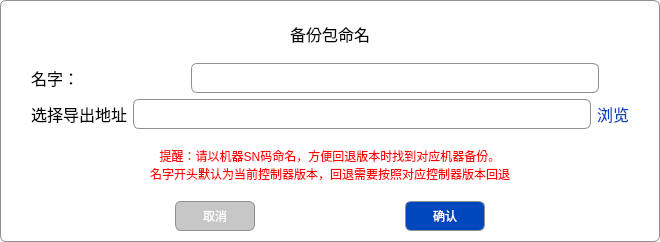
<?xml version="1.0" encoding="UTF-8"?>
<ui version="4.0">
 <class>WidgetV4SN</class>
 <widget class="QWidget" name="WidgetV4SN">
  <property name="geometry">
   <rect>
    <x>0</x>
    <y>0</y>
    <width>660</width>
    <height>242</height>
   </rect>
  </property>
  <property name="minimumSize">
   <size>
    <width>500</width>
    <height>200</height>
   </size>
  </property>
  <property name="windowTitle">
   <string>Form</string>
  </property>
  <property name="styleSheet">
   <string notr="true">QWidget{
  	border: 1px solid #8f8f91;
  	border-radius:6px;
	background-color: rgb(255, 255, 255);
}</string>
  </property>
  <layout class="QHBoxLayout" name="horizontalLayout_4">
   <item>
    <spacer name="horizontalSpacer_2">
     <property name="orientation">
      <enum>Qt::Horizontal</enum>
     </property>
     <property name="sizeType">
      <enum>QSizePolicy::Fixed</enum>
     </property>
     <property name="sizeHint" stdset="0">
      <size>
       <width>20</width>
       <height>20</height>
      </size>
     </property>
    </spacer>
   </item>
   <item>
    <layout class="QVBoxLayout" name="verticalLayout">
     <item>
      <widget class="QLabel" name="label">
       <property name="font">
        <font>
         <pointsize>12</pointsize>
        </font>
       </property>
       <property name="styleSheet">
        <string notr="true">border:none;</string>
       </property>
       <property name="text">
        <string>备份包命名</string>
       </property>
       <property name="alignment">
        <set>Qt::AlignCenter</set>
       </property>
      </widget>
     </item>
     <item>
      <layout class="QHBoxLayout" name="horizontalLayout">
       <item>
        <widget class="QLabel" name="label_3">
         <property name="font">
          <font>
           <pointsize>12</pointsize>
          </font>
         </property>
         <property name="styleSheet">
          <string notr="true">border:none;</string>
         </property>
         <property name="text">
          <string>名字：</string>
         </property>
        </widget>
       </item>
       <item>
        <widget class="QLabel" name="labelControl">
         <property name="minimumSize">
          <size>
           <width>100</width>
           <height>0</height>
          </size>
         </property>
         <property name="maximumSize">
          <size>
           <width>200</width>
           <height>16777215</height>
          </size>
         </property>
         <property name="font">
          <font>
           <pointsize>12</pointsize>
          </font>
         </property>
         <property name="styleSheet">
          <string notr="true">border:none;</string>
         </property>
         <property name="text">
          <string/>
         </property>
        </widget>
       </item>
       <item>
        <widget class="QLineEdit" name="lineBackupBag">
         <property name="sizePolicy">
          <sizepolicy hsizetype="Expanding" vsizetype="Fixed">
           <horstretch>0</horstretch>
           <verstretch>0</verstretch>
          </sizepolicy>
         </property>
         <property name="minimumSize">
          <size>
           <width>120</width>
           <height>30</height>
          </size>
         </property>
         <property name="font">
          <font>
           <pointsize>12</pointsize>
          </font>
         </property>
         <property name="styleSheet">
          <string notr="true"/>
         </property>
        </widget>
       </item>
       <item>
        <spacer name="horizontalSpacer">
         <property name="orientation">
          <enum>Qt::Horizontal</enum>
         </property>
         <property name="sizeType">
          <enum>QSizePolicy::Fixed</enum>
         </property>
         <property name="sizeHint" stdset="0">
          <size>
           <width>30</width>
           <height>20</height>
          </size>
         </property>
        </spacer>
       </item>
      </layout>
     </item>
     <item>
      <layout class="QHBoxLayout" name="horizontalLayout_3">
       <item>
        <widget class="QLabel" name="label_4">
         <property name="font">
          <font>
           <pointsize>12</pointsize>
          </font>
         </property>
         <property name="styleSheet">
          <string notr="true">border:none;</string>
         </property>
         <property name="text">
          <string>选择导出地址</string>
         </property>
        </widget>
       </item>
       <item>
        <widget class="QLineEdit" name="lineExportDir">
         <property name="minimumSize">
          <size>
           <width>0</width>
           <height>30</height>
          </size>
         </property>
         <property name="font">
          <font>
           <pointsize>12</pointsize>
          </font>
         </property>
        </widget>
       </item>
       <item>
        <widget class="QPushButton" name="btnExport">
         <property name="font">
          <font>
           <pointsize>12</pointsize>
          </font>
         </property>
         <property name="cursor">
          <cursorShape>PointingHandCursor</cursorShape>
         </property>
         <property name="styleSheet">
          <string notr="true">border:none;
color:#0047BB;</string>
         </property>
         <property name="text">
          <string>浏览</string>
         </property>
        </widget>
       </item>
      </layout>
     </item>
     <item>
      <widget class="QLabel" name="label_2">
       <property name="minimumSize">
        <size>
         <width>0</width>
         <height>60</height>
        </size>
       </property>
       <property name="font">
        <font>
         <pointsize>9</pointsize>
        </font>
       </property>
       <property name="styleSheet">
        <string notr="true">color: rgb(255, 0, 0);
border:none;</string>
       </property>
       <property name="text">
        <string>提醒：请以机器SN码命名，方便回退版本时找到对应机器备份。
名字开头默认为当前控制器版本，回退需要按照对应控制器版本回退</string>
       </property>
       <property name="alignment">
        <set>Qt::AlignCenter</set>
       </property>
      </widget>
     </item>
     <item>
      <layout class="QHBoxLayout" name="horizontalLayout_2">
       <item>
        <widget class="QPushButton" name="btnCancel">
         <property name="minimumSize">
          <size>
           <width>80</width>
           <height>30</height>
          </size>
         </property>
         <property name="maximumSize">
          <size>
           <width>80</width>
           <height>30</height>
          </size>
         </property>
         <property name="styleSheet">
          <string notr="true">  background-color: #C7C7C7;
  color: rgb(255, 255, 255);</string>
         </property>
         <property name="text">
          <string>取消</string>
         </property>
        </widget>
       </item>
       <item>
        <widget class="QPushButton" name="btnConfirm">
         <property name="minimumSize">
          <size>
           <width>80</width>
           <height>30</height>
          </size>
         </property>
         <property name="maximumSize">
          <size>
           <width>80</width>
           <height>30</height>
          </size>
         </property>
         <property name="styleSheet">
          <string notr="true">  background-color: #0047BB;
  color: rgb(255, 255, 255);</string>
         </property>
         <property name="text">
          <string>确认</string>
         </property>
        </widget>
       </item>
      </layout>
     </item>
    </layout>
   </item>
   <item>
    <spacer name="horizontalSpacer_3">
     <property name="orientation">
      <enum>Qt::Horizontal</enum>
     </property>
     <property name="sizeType">
      <enum>QSizePolicy::Fixed</enum>
     </property>
     <property name="sizeHint" stdset="0">
      <size>
       <width>20</width>
       <height>20</height>
      </size>
     </property>
    </spacer>
   </item>
  </layout>
 </widget>
 <resources/>
 <connections/>
</ui>
